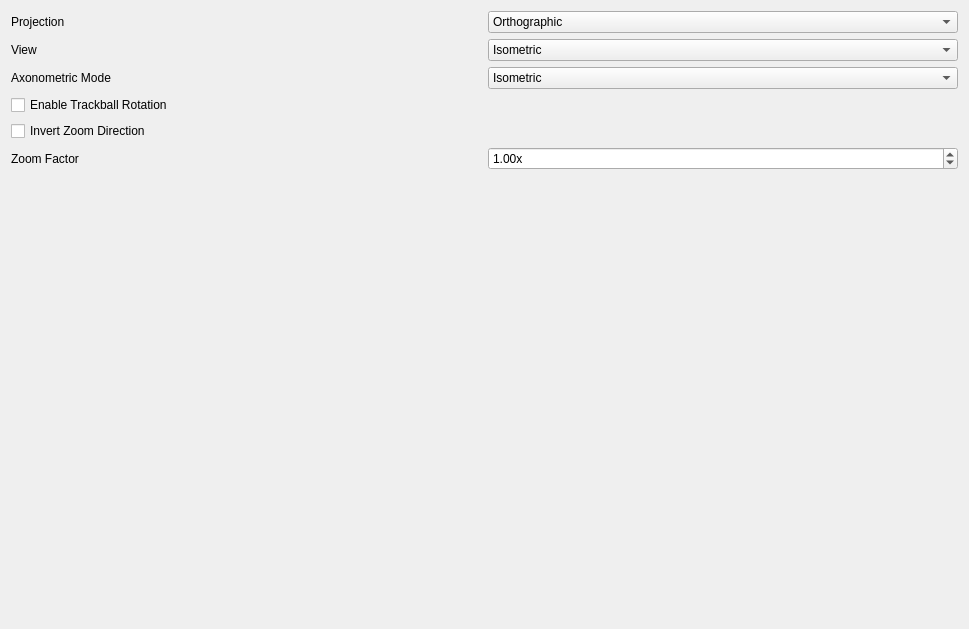
     <widget class="QWidget" name="tabCamera">
      <attribute name="title">
       <string>Camera</string>
      </attribute>
      <layout class="QGridLayout" name="gridLayout_6">
       <item row="0" column="0">
        <layout class="QHBoxLayout" name="horizontalLayout_2">
         <item>
          <widget class="QLabel" name="label">
           <property name="text">
            <string>Projection</string>
           </property>
          </widget>
         </item>
         <item>
          <widget class="QComboBox" name="comboProjectionMode">
           <property name="toolTip">
            <string>Select projection mode</string>
           </property>
           <item>
            <property name="text">
             <string>Orthographic</string>
            </property>
           </item>
           <item>
            <property name="text">
             <string>Perspective</string>
            </property>
           </item>
          </widget>
         </item>
        </layout>
       </item>
       <item row="1" column="0">
        <layout class="QHBoxLayout" name="horizontalLayout_3">
         <item>
          <widget class="QLabel" name="label_2">
           <property name="text">
            <string>View</string>
           </property>
          </widget>
         </item>
         <item>
          <widget class="QComboBox" name="comboDefaultView">
           <property name="toolTip">
            <string>Select default camera view</string>
           </property>
           <item>
            <property name="text">
             <string>Isometric</string>
            </property>
           </item>
           <item>
            <property name="text">
             <string>Top</string>
            </property>
           </item>
           <item>
            <property name="text">
             <string>Front</string>
            </property>
           </item>
           <item>
            <property name="text">
             <string>Left</string>
            </property>
           </item>
           <item>
            <property name="text">
             <string>Bottom</string>
            </property>
           </item>
           <item>
            <property name="text">
             <string>Rear</string>
            </property>
           </item>
           <item>
            <property name="text">
             <string>Right</string>
            </property>
           </item>
          </widget>
         </item>
        </layout>
       </item>
       <item row="2" column="0">
        <layout class="QHBoxLayout" name="horizontalLayout_4">
         <item>
          <widget class="QLabel" name="label_3">
           <property name="text">
            <string>Axonometric Mode</string>
           </property>
          </widget>
         </item>
         <item>
          <widget class="QComboBox" name="comboDefaultProjection">
           <property name="toolTip">
            <string>Select default camera view</string>
           </property>
           <item>
            <property name="text">
             <string>Isometric</string>
            </property>
           </item>
           <item>
            <property name="text">
             <string>Dimetric</string>
            </property>
           </item>
           <item>
            <property name="text">
             <string>Trimetric</string>
            </property>
           </item>
          </widget>
         </item>
        </layout>
       </item>
       <item row="3" column="0">
        <widget class="QCheckBox" name="checkTrackball">
         <property name="text">
          <string>Enable Trackball Rotation</string>
         </property>
        </widget>
       </item>
       <item row="4" column="0">
        <widget class="QCheckBox" name="checkInvertZoom">
         <property name="text">
          <string>Invert Zoom Direction</string>
         </property>
        </widget>
       </item>
       <item row="5" column="0">
        <layout class="QHBoxLayout" name="horizontalLayout_5">
         <item>
          <widget class="QLabel" name="label_4">
           <property name="text">
            <string>Zoom Factor</string>
           </property>
          </widget>
         </item>
         <item>
          <widget class="QDoubleSpinBox" name="spinZoomFactor">
           <property name="suffix">
            <string>x</string>
           </property>
           <property name="maximum">
            <double>10.000000000000000</double>
           </property>
           <property name="value">
            <double>1.000000000000000</double>
           </property>
          </widget>
         </item>
        </layout>
       </item>
       <item row="6" column="0">
        <spacer name="verticalSpacer_3">
         <property name="orientation">
          <enum>Qt::Orientation::Vertical</enum>
         </property>
         <property name="sizeHint" stdset="0">
          <size>
           <width>947</width>
           <height>448</height>
          </size>
         </property>
        </spacer>
       </item>
      </layout>
     </widget>
